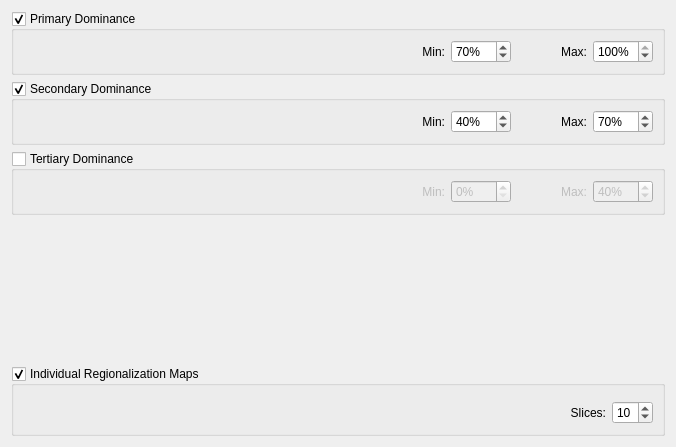
<?xml version="1.0" encoding="UTF-8"?>
<ui version="4.0">
 <class>MapWizardPageForm</class>
 <widget class="QWizardPage" name="MapWizardPageForm">
  <property name="geometry">
   <rect>
    <x>0</x>
    <y>0</y>
    <width>676</width>
    <height>447</height>
   </rect>
  </property>
  <property name="windowTitle">
   <string>WizardPage</string>
  </property>
  <layout class="QGridLayout" name="gridLayout_15">
   <item row="0" column="0">
    <layout class="QGridLayout" name="gridLayout_14">
     <item row="0" column="0">
      <widget class="QGroupBox" name="m_primaryGroupBox">
       <property name="title">
        <string>Primary Dominance</string>
       </property>
       <property name="flat">
        <bool>true</bool>
       </property>
       <property name="checkable">
        <bool>true</bool>
       </property>
       <layout class="QGridLayout" name="gridLayout_3">
        <item row="0" column="0">
         <layout class="QGridLayout" name="gridLayout_2">
          <item row="0" column="0">
           <spacer name="horizontalSpacer_2">
            <property name="orientation">
             <enum>Qt::Horizontal</enum>
            </property>
            <property name="sizeHint" stdset="0">
             <size>
              <width>40</width>
              <height>20</height>
             </size>
            </property>
           </spacer>
          </item>
          <item row="0" column="1">
           <layout class="QGridLayout" name="gridLayout">
            <item row="0" column="0">
             <widget class="QLabel" name="label">
              <property name="minimumSize">
               <size>
                <width>30</width>
                <height>0</height>
               </size>
              </property>
              <property name="maximumSize">
               <size>
                <width>30</width>
                <height>16777215</height>
               </size>
              </property>
              <property name="text">
               <string>Min:</string>
              </property>
              <property name="alignment">
               <set>Qt::AlignRight|Qt::AlignTrailing|Qt::AlignVCenter</set>
              </property>
             </widget>
            </item>
            <item row="0" column="1">
             <widget class="QSpinBox" name="m_minPrimarySpinBox">
              <property name="minimumSize">
               <size>
                <width>60</width>
                <height>0</height>
               </size>
              </property>
              <property name="maximumSize">
               <size>
                <width>60</width>
                <height>16777215</height>
               </size>
              </property>
              <property name="suffix">
               <string>%</string>
              </property>
              <property name="maximum">
               <number>100</number>
              </property>
              <property name="value">
               <number>70</number>
              </property>
             </widget>
            </item>
            <item row="0" column="2">
             <spacer name="horizontalSpacer">
              <property name="orientation">
               <enum>Qt::Horizontal</enum>
              </property>
              <property name="sizeType">
               <enum>QSizePolicy::Preferred</enum>
              </property>
              <property name="sizeHint" stdset="0">
               <size>
                <width>40</width>
                <height>20</height>
               </size>
              </property>
             </spacer>
            </item>
            <item row="0" column="3">
             <widget class="QLabel" name="label_2">
              <property name="minimumSize">
               <size>
                <width>30</width>
                <height>0</height>
               </size>
              </property>
              <property name="maximumSize">
               <size>
                <width>30</width>
                <height>16777215</height>
               </size>
              </property>
              <property name="text">
               <string>Max:</string>
              </property>
              <property name="alignment">
               <set>Qt::AlignRight|Qt::AlignTrailing|Qt::AlignVCenter</set>
              </property>
             </widget>
            </item>
            <item row="0" column="4">
             <widget class="QSpinBox" name="m_maxPrimarySpinBox">
              <property name="minimumSize">
               <size>
                <width>60</width>
                <height>0</height>
               </size>
              </property>
              <property name="maximumSize">
               <size>
                <width>60</width>
                <height>16777215</height>
               </size>
              </property>
              <property name="suffix">
               <string>%</string>
              </property>
              <property name="maximum">
               <number>100</number>
              </property>
              <property name="value">
               <number>100</number>
              </property>
             </widget>
            </item>
           </layout>
          </item>
         </layout>
        </item>
       </layout>
      </widget>
     </item>
     <item row="1" column="0">
      <widget class="QGroupBox" name="m_secondaryGroupBox">
       <property name="title">
        <string>Secondary Dominance</string>
       </property>
       <property name="flat">
        <bool>true</bool>
       </property>
       <property name="checkable">
        <bool>true</bool>
       </property>
       <layout class="QGridLayout" name="gridLayout_4">
        <item row="0" column="0">
         <layout class="QGridLayout" name="gridLayout_5">
          <item row="0" column="0">
           <spacer name="horizontalSpacer_3">
            <property name="orientation">
             <enum>Qt::Horizontal</enum>
            </property>
            <property name="sizeHint" stdset="0">
             <size>
              <width>40</width>
              <height>20</height>
             </size>
            </property>
           </spacer>
          </item>
          <item row="0" column="1">
           <layout class="QGridLayout" name="gridLayout_6">
            <item row="0" column="0">
             <widget class="QLabel" name="label_3">
              <property name="minimumSize">
               <size>
                <width>30</width>
                <height>0</height>
               </size>
              </property>
              <property name="maximumSize">
               <size>
                <width>30</width>
                <height>16777215</height>
               </size>
              </property>
              <property name="text">
               <string>Min:</string>
              </property>
              <property name="alignment">
               <set>Qt::AlignRight|Qt::AlignTrailing|Qt::AlignVCenter</set>
              </property>
             </widget>
            </item>
            <item row="0" column="1">
             <widget class="QSpinBox" name="m_minSecondarySpinBox">
              <property name="minimumSize">
               <size>
                <width>60</width>
                <height>0</height>
               </size>
              </property>
              <property name="maximumSize">
               <size>
                <width>60</width>
                <height>16777215</height>
               </size>
              </property>
              <property name="suffix">
               <string>%</string>
              </property>
              <property name="maximum">
               <number>100</number>
              </property>
              <property name="value">
               <number>40</number>
              </property>
             </widget>
            </item>
            <item row="0" column="2">
             <spacer name="horizontalSpacer_4">
              <property name="orientation">
               <enum>Qt::Horizontal</enum>
              </property>
              <property name="sizeType">
               <enum>QSizePolicy::Preferred</enum>
              </property>
              <property name="sizeHint" stdset="0">
               <size>
                <width>40</width>
                <height>20</height>
               </size>
              </property>
             </spacer>
            </item>
            <item row="0" column="3">
             <widget class="QLabel" name="label_4">
              <property name="minimumSize">
               <size>
                <width>30</width>
                <height>0</height>
               </size>
              </property>
              <property name="maximumSize">
               <size>
                <width>30</width>
                <height>16777215</height>
               </size>
              </property>
              <property name="text">
               <string>Max:</string>
              </property>
              <property name="alignment">
               <set>Qt::AlignRight|Qt::AlignTrailing|Qt::AlignVCenter</set>
              </property>
             </widget>
            </item>
            <item row="0" column="4">
             <widget class="QSpinBox" name="m_maxSecondarySpinBox">
              <property name="minimumSize">
               <size>
                <width>60</width>
                <height>0</height>
               </size>
              </property>
              <property name="maximumSize">
               <size>
                <width>60</width>
                <height>16777215</height>
               </size>
              </property>
              <property name="suffix">
               <string>%</string>
              </property>
              <property name="maximum">
               <number>100</number>
              </property>
              <property name="value">
               <number>70</number>
              </property>
             </widget>
            </item>
           </layout>
          </item>
         </layout>
        </item>
       </layout>
      </widget>
     </item>
     <item row="2" column="0">
      <widget class="QGroupBox" name="m_tertiaryGroupBox">
       <property name="title">
        <string>Tertiary Dominance</string>
       </property>
       <property name="flat">
        <bool>true</bool>
       </property>
       <property name="checkable">
        <bool>true</bool>
       </property>
       <property name="checked">
        <bool>false</bool>
       </property>
       <layout class="QGridLayout" name="gridLayout_7">
        <item row="0" column="0">
         <layout class="QGridLayout" name="gridLayout_8">
          <item row="0" column="0">
           <spacer name="horizontalSpacer_5">
            <property name="orientation">
             <enum>Qt::Horizontal</enum>
            </property>
            <property name="sizeHint" stdset="0">
             <size>
              <width>40</width>
              <height>20</height>
             </size>
            </property>
           </spacer>
          </item>
          <item row="0" column="1">
           <layout class="QGridLayout" name="gridLayout_9">
            <item row="0" column="0">
             <widget class="QLabel" name="label_5">
              <property name="minimumSize">
               <size>
                <width>30</width>
                <height>0</height>
               </size>
              </property>
              <property name="maximumSize">
               <size>
                <width>30</width>
                <height>16777215</height>
               </size>
              </property>
              <property name="text">
               <string>Min:</string>
              </property>
              <property name="alignment">
               <set>Qt::AlignRight|Qt::AlignTrailing|Qt::AlignVCenter</set>
              </property>
             </widget>
            </item>
            <item row="0" column="1">
             <widget class="QSpinBox" name="m_minTertiarySpinBox">
              <property name="minimumSize">
               <size>
                <width>60</width>
                <height>0</height>
               </size>
              </property>
              <property name="maximumSize">
               <size>
                <width>60</width>
                <height>16777215</height>
               </size>
              </property>
              <property name="suffix">
               <string>%</string>
              </property>
              <property name="maximum">
               <number>100</number>
              </property>
              <property name="value">
               <number>0</number>
              </property>
             </widget>
            </item>
            <item row="0" column="2">
             <spacer name="horizontalSpacer_6">
              <property name="orientation">
               <enum>Qt::Horizontal</enum>
              </property>
              <property name="sizeType">
               <enum>QSizePolicy::Preferred</enum>
              </property>
              <property name="sizeHint" stdset="0">
               <size>
                <width>40</width>
                <height>20</height>
               </size>
              </property>
             </spacer>
            </item>
            <item row="0" column="3">
             <widget class="QLabel" name="label_6">
              <property name="minimumSize">
               <size>
                <width>30</width>
                <height>0</height>
               </size>
              </property>
              <property name="maximumSize">
               <size>
                <width>30</width>
                <height>16777215</height>
               </size>
              </property>
              <property name="text">
               <string>Max:</string>
              </property>
              <property name="alignment">
               <set>Qt::AlignRight|Qt::AlignTrailing|Qt::AlignVCenter</set>
              </property>
             </widget>
            </item>
            <item row="0" column="4">
             <widget class="QSpinBox" name="m_maxTertiarySpinBox">
              <property name="minimumSize">
               <size>
                <width>60</width>
                <height>0</height>
               </size>
              </property>
              <property name="maximumSize">
               <size>
                <width>60</width>
                <height>16777215</height>
               </size>
              </property>
              <property name="suffix">
               <string>%</string>
              </property>
              <property name="maximum">
               <number>100</number>
              </property>
              <property name="value">
               <number>40</number>
              </property>
             </widget>
            </item>
           </layout>
          </item>
         </layout>
        </item>
       </layout>
      </widget>
     </item>
     <item row="3" column="0">
      <spacer name="verticalSpacer">
       <property name="orientation">
        <enum>Qt::Vertical</enum>
       </property>
       <property name="sizeHint" stdset="0">
        <size>
         <width>20</width>
         <height>18</height>
        </size>
       </property>
      </spacer>
     </item>
     <item row="4" column="0">
      <widget class="QGroupBox" name="groupBox_4">
       <property name="title">
        <string>Individual Regionalization Maps</string>
       </property>
       <property name="flat">
        <bool>true</bool>
       </property>
       <property name="checkable">
        <bool>true</bool>
       </property>
       <layout class="QGridLayout" name="gridLayout_13">
        <item row="0" column="0">
         <layout class="QGridLayout" name="gridLayout_12">
          <item row="0" column="0">
           <widget class="QWidget" name="m_widget" native="true"/>
          </item>
          <item row="1" column="0">
           <layout class="QGridLayout" name="gridLayout_11">
            <item row="0" column="0">
             <spacer name="horizontalSpacer_7">
              <property name="orientation">
               <enum>Qt::Horizontal</enum>
              </property>
              <property name="sizeHint" stdset="0">
               <size>
                <width>40</width>
                <height>20</height>
               </size>
              </property>
             </spacer>
            </item>
            <item row="0" column="1">
             <layout class="QGridLayout" name="gridLayout_10">
              <item row="0" column="0">
               <widget class="QLabel" name="label_7">
                <property name="text">
                 <string>Slices:</string>
                </property>
                <property name="alignment">
                 <set>Qt::AlignRight|Qt::AlignTrailing|Qt::AlignVCenter</set>
                </property>
               </widget>
              </item>
              <item row="0" column="1">
               <widget class="QSpinBox" name="spinBox">
                <property name="minimum">
                 <number>1</number>
                </property>
                <property name="value">
                 <number>10</number>
                </property>
               </widget>
              </item>
             </layout>
            </item>
           </layout>
          </item>
         </layout>
        </item>
       </layout>
      </widget>
     </item>
    </layout>
   </item>
  </layout>
 </widget>
 <tabstops>
  <tabstop>m_primaryGroupBox</tabstop>
  <tabstop>m_minPrimarySpinBox</tabstop>
  <tabstop>m_maxPrimarySpinBox</tabstop>
  <tabstop>m_secondaryGroupBox</tabstop>
  <tabstop>m_minSecondarySpinBox</tabstop>
  <tabstop>m_maxSecondarySpinBox</tabstop>
  <tabstop>m_tertiaryGroupBox</tabstop>
  <tabstop>m_minTertiarySpinBox</tabstop>
  <tabstop>m_maxTertiarySpinBox</tabstop>
  <tabstop>groupBox_4</tabstop>
 </tabstops>
 <resources/>
 <connections>
  <connection>
   <sender>m_minPrimarySpinBox</sender>
   <signal>valueChanged(int)</signal>
   <receiver>m_maxSecondarySpinBox</receiver>
   <slot>setValue(int)</slot>
   <hints>
    <hint type="sourcelabel">
     <x>457</x>
     <y>129</y>
    </hint>
    <hint type="destinationlabel">
     <x>589</x>
     <y>197</y>
    </hint>
   </hints>
  </connection>
  <connection>
   <sender>m_minSecondarySpinBox</sender>
   <signal>valueChanged(int)</signal>
   <receiver>m_maxTertiarySpinBox</receiver>
   <slot>setValue(int)</slot>
   <hints>
    <hint type="sourcelabel">
     <x>464</x>
     <y>204</y>
    </hint>
    <hint type="destinationlabel">
     <x>601</x>
     <y>265</y>
    </hint>
   </hints>
  </connection>
 </connections>
</ui>
